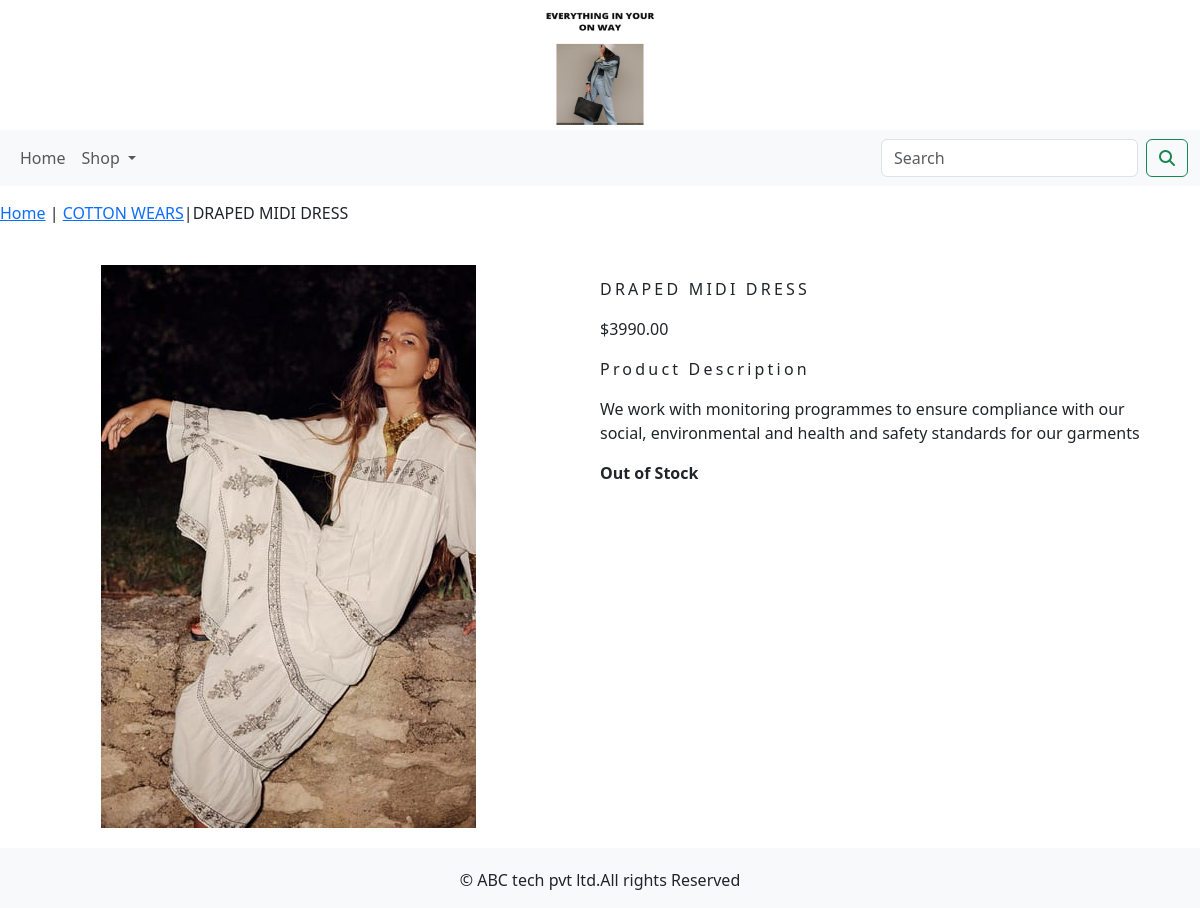
/shop/cotton-wears/draped-midi-dress/, run on the app's committed database.
### shopapp/models.py (models this page shows, shortened)
class Product(models.Model):
    name=models.CharField(max_length=250,unique=True)
    slug=models.SlugField(max_length=250,unique=True)
    description=models.TextField(blank=True)
    price=models.DecimalField(max_digits=10,decimal_places=2)
    category=models.ForeignKey(Category,on_delete=models.CASCADE)
    image = models.ImageField(upload_to='product', blank=True)
    stock=models.IntegerField()
    available=models.BooleanField(default=True)
    created=models.DateTimeField(auto_now_add=True)
    updated=models.DateTimeField(auto_now=True)
    class Meta:
        ordering = ('name',)
        verbose_name = 'product'
        verbose_name_plural = 'products'

class Category(models.Model):
    name=models.CharField(max_length=250,unique=True)
    slug=models.SlugField(max_length=250,unique=True)
    description=models.TextField(blank=True)
    image=models.ImageField(upload_to='category',blank=True)
    class Meta:
        ordering=('name',)
        verbose_name='category'
        verbose_name_plural='categories'
    def get_url(self):
        return reverse('shopapp:products_by_category',args=[self.slug])
    def __str__(self):
        return  '{}'.format(self.name)

### shopapp/views.py (the view)
# urls.py: path('<slug:c_slug>/<slug:product_slug>/', views.proDetail, name='proCatdetail')
def proDetail(request,c_slug,product_slug):
    try:
        product=Product.objects.get(category__slug=c_slug,slug=product_slug)
    except Exception as e:
        raise e
    return render(request,'product.html',{'product':product})

### cart/context_processors.py (called while the page is built)
def counter(request):
    item_count=0
    if 'admin' in request.path:
        return {}
    else:
        try:
            cart=Cart.objects.filter(cart_id=cart_id(request))
            cart_items=CartItem.objects.all().filter(cart=cart[:1])
            for cart_item in cart_items:
                item_count += cart_item.quantity
        except Cart.DoesNotExist:
            item_count= 0
    return dict(item_count=item_count)

### cart/views.py (called while the page is built)
def cart_id(request):
    cart=request.session.session_key
    if not cart:
        cart=request.session.create()
    return cart

### shopapp/context_processors.py (called while the page is built)
def menu_links(request):
    links=Category.objects.all()
    return dict(links=links)

### templates/product.html (shortened to what this page needs)
{% extends 'base.html' %}
{% load static %}
{% block content %}
<div class="row my_prod_row_class">
    <div class="mx_auto">
        <p><a href="{% url 'shopapp:allProdCat' %}">Home</a> | <a href ="{{product.category.get_url}}">{{product.category}}</a>|{{product.name}}</p>
    </div>
    <div class="container"></div>
<br>
<div class="row">
    <div class="col-12 col-sm-12 col-md-12 col-lg-6 text-center">
        <div style="min-width:18rem">
            <img src="{{product.image.url}}" alt="{{product.name}}">
        </div>
    </div>
    <div class="col-12 col-sm-12 col-md-12 col-lg-6">
            <div>
            <h1 class="my_prod_title">{{product.name}}</h1>
            <p>${{product.price}}</p>
            <p class="my_title"> Product Description</p>
            <p class="text-justify my_prod_text">{{product.description}}</p>
            {% if product.stock <= 0 %}
            <p class="text-justify my_prod_text"><b>Out of Stock</b></p>
            {% else %}
            <a class="btn btn-secondary" href="{% url 'cart:add_cart' product.id %}">Add to Cart</a>
            {% endif %}
            </div>
    </div>
</div>
</div>
{% endblock %}

### static/css/custom.css (style rules this page uses)
body { font-family: 'Lora', serif; background-color: white; }
.my_title { font-size:16px; text_transform:uppercase; letter-spacing:.2em; }
.my_prod_row_class { padding-top:15px; padding-bottom:20px; }
.my_prod_title { font-size:16px; text-transform:uppercase; letter-spacing:.2em; padding-top:15px; padding-bottom:10px; }
.my_prod_text { padding-right:20px; }

### data on the page
Product: category "COTTON WEARS", name "DRAPED MIDI DRESS", image (picture), price "3990.00", description "We work with monitoring programmes to ensure compliance with our social, environmental and health and safety standards for our garments"
